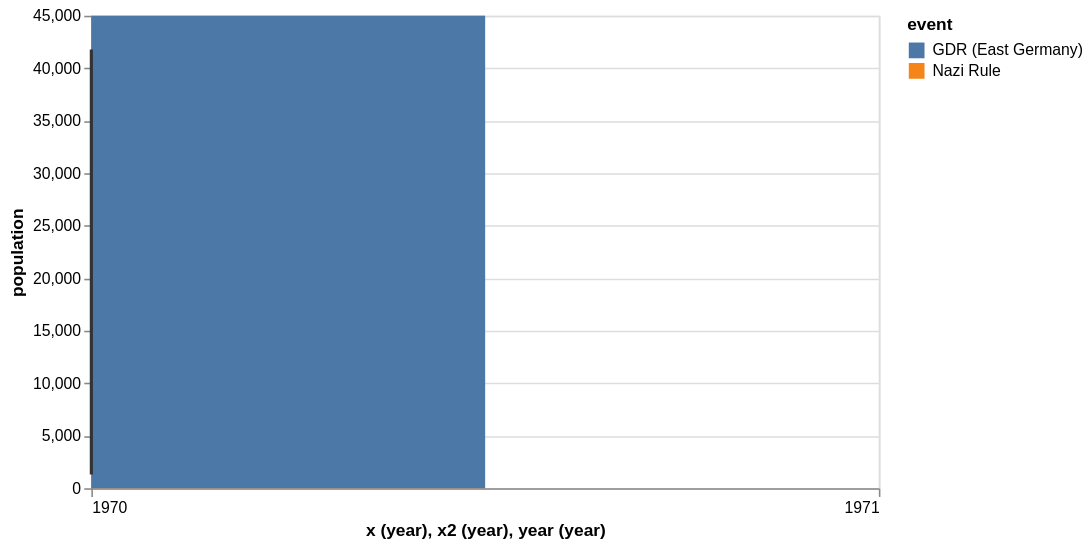

Specify this chart in Vega-Lite:
### Vega-Lite specification from a JSON file in a GitHub repository (floating-point values rounded to 4 significant figures)
{"$schema": "https://vega.github.io/schema/vega-lite/v2.json", "description": "The population of the German city of Falkensee over time", "width": 500, "data": {"values": [{"year": 1875, "population": 1309}, {"year": 1890, "population": 1558}, {"year": 1910, "population": 4512}, {"year": 1925, "population": 8180}, {"year": 1933, "population": 15915}, {"year": 1939, "population": 24824}, {"year": 1946, "population": 28275}, {"year": 1950, "population": 29189}, {"year": 1964, "population": 29881}, {"year": 1971, "population": 26007}, {"year": 1981, "population": 24029}, {"year": 1985, "population": 23340}, {"year": 1989, "population": 22307}, {"year": 1990, "population": 22087}, {"year": 1991, "population": 22139}, {"year": 1992, "population": 22105}, {"year": 1993, "population": 22242}, {"year": 1994, "population": 22801}, {"year": 1995, "population": 24273}, {"year": 1996, "population": 25640}, {"year": 1997, "population": 27393}, {"year": 1998, "population": 29505}, {"year": 1999, "population": 32124}, {"year": 2000, "population": 33791}, {"year": 2001, "population": 35297}, {"year": 2002, "population": 36179}, {"year": 2003, "population": 36829}, {"year": 2004, "population": 37493}, {"year": 2005, "population": 38376}, {"year": 2006, "population": 39008}, {"year": 2007, "population": 39366}, {"year": 2008, "population": 39821}, {"year": 2009, "population": 40179}, {"year": 2010, "population": 40511}, {"year": 2011, "population": 40465}, {"year": 2012, "population": 40905}, {"year": 2013, "population": 41258}, {"year": 2014, "population": 41777}]}, "layer": [{"mark": "rect", "data": {"values": [{"x": 1933, "x2": 1945, "event": "Nazi Rule"}, {"x": 1948, "x2": 1989, "event": "GDR (East Germany)"}]}, "encoding": {"x": {"field": "x", "type": "temporal", "timeUnit": "year"}, "x2": {"field": "x2", "type": "temporal", "timeUnit": "year"}, "color": {"field": "event", "type": "nominal"}}}, {"mark": "line", "encoding": {"x": {"field": "year", "type": "temporal", "timeUnit": "year"}, "y": {"field": "population", "type": "quantitative"}, "color": {"value": "#333"}}}], "config": {"overlay": {"line": true}}}
